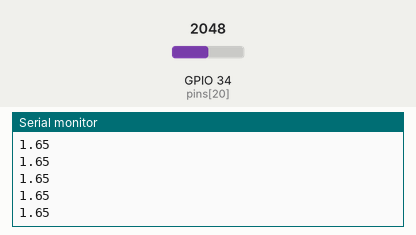
Recording of a sketch running on a simulated ESP32. Parts: the last lines printed to the serial monitor. The inputs (shaded band) are chosen by the test bench; at power-on: GPIO 34 (pins[20]) = 2048.

Above: at 1.2 s.
1.3 s: GPIO 34 (pins[20]) set to 2866
At 2.1 s:
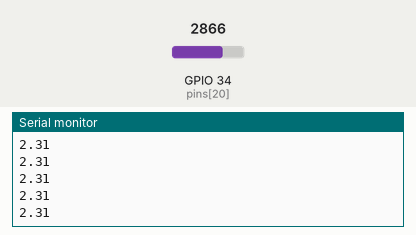
2.8 s: GPIO 34 (pins[20]) set to 3603
At 3.9 s:
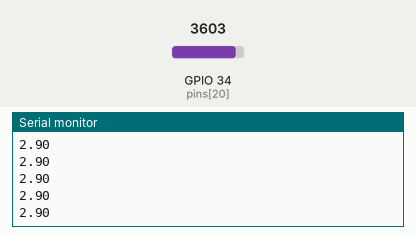
Timing chart, 0 to 5.8 s (numbered marks = the images above; inputs shaded):
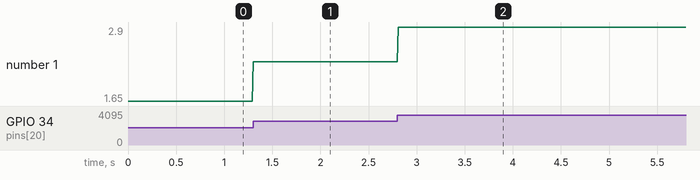

The sketch:

ESP32_input_pin_check.ino
```cpp
int pins[] = {0,2,4,5,12,13,14,15,16,17,18,19,21,22,23,25,26,27,32,33,34,35,36,37,38,39};
int beginning = 19;
int end = 20;

void setup() {
  // put your setup code here, to run once:

  for (int i = beginning; i < end; i++){
    pinMode(pins[i], INPUT);
  }

  Serial.begin(115200);
}

void loop() {
  // put your main code here, to run repeatedly:

  for (int i = beginning; i < (end-1); i++){
    Serial.print(analogRead(pins[i]) * 3.3 / 4095);
    Serial.print(',');
  }
  Serial.println(analogRead(pins[end]) * 3.3 / 4095);

  delay(10);
}
```

Measured:
- after the input at 1.3 s, the serial monitor: prints a new line at once (image 1)
- after the input at 2.8 s, the serial monitor: prints a new line at once (image 2)
- plotted number 1: 1.65 → 2.31 after the input at 1.3 s, 2.31 → 2.9 after the input at 2.8 s
